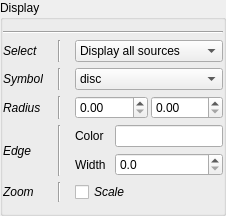
                    <widget class="QGroupBox" name="toolBox">
                     <property name="title">
                      <string>Display</string>
                     </property>
                     <layout class="QVBoxLayout" name="verticalLayout_35">
                      <property name="leftMargin">
                       <number>0</number>
                      </property>
                      <property name="rightMargin">
                       <number>0</number>
                      </property>
                      <item>
                       <widget class="Line" name="line_20">
                        <property name="minimumSize">
                         <size>
                          <width>200</width>
                          <height>0</height>
                         </size>
                        </property>
                        <property name="orientation">
                         <enum>Qt::Horizontal</enum>
                        </property>
                       </widget>
                      </item>
                      <item>
                       <layout class="QGridLayout" name="gridLayout_6">
                        <item row="4" column="3" colspan="2">
                         <widget class="QDoubleSpinBox" name="s_EdgeWidth">
                          <property name="toolTip">
                           <string>&lt;html&gt;&lt;head/&gt;&lt;body&gt;&lt;p&gt;Edge width.&lt;/p&gt;&lt;p&gt;&lt;span style=&quot; font-weight:600;&quot;&gt;Input parameter : &lt;/span&gt;&lt;span style=&quot; font-style:italic;&quot;&gt;s_edgewidth&lt;/span&gt;&lt;/p&gt;&lt;/body&gt;&lt;/html&gt;</string>
                          </property>
                          <property name="decimals">
                           <number>1</number>
                          </property>
                         </widget>
                        </item>
                        <item row="2" column="0">
                         <widget class="QLabel" name="label_32">
                          <property name="font">
                           <font>
                            <italic>true</italic>
                           </font>
                          </property>
                          <property name="text">
                           <string>Radius</string>
                          </property>
                         </widget>
                        </item>
                        <item row="1" column="0">
                         <widget class="QLabel" name="label_28">
                          <property name="font">
                           <font>
                            <italic>true</italic>
                           </font>
                          </property>
                          <property name="text">
                           <string>Symbol</string>
                          </property>
                         </widget>
                        </item>
                        <item row="1" column="2" colspan="3">
                         <widget class="QComboBox" name="s_Symbol">
                          <property name="toolTip">
                           <string>&lt;html&gt;&lt;head/&gt;&lt;body&gt;&lt;p&gt;Change sources symbol&lt;/p&gt;&lt;p&gt;&lt;span style=&quot; font-weight:600;&quot;&gt;Input parameter : &lt;/span&gt;&lt;span style=&quot; font-style:italic;&quot;&gt;s_symbol&lt;/span&gt;&lt;/p&gt;&lt;/body&gt;&lt;/html&gt;</string>
                          </property>
                          <item>
                           <property name="text">
                            <string>disc</string>
                           </property>
                          </item>
                          <item>
                           <property name="text">
                            <string>arrow</string>
                           </property>
                          </item>
                          <item>
                           <property name="text">
                            <string>ring</string>
                           </property>
                          </item>
                          <item>
                           <property name="text">
                            <string>clobber</string>
                           </property>
                          </item>
                          <item>
                           <property name="text">
                            <string>square</string>
                           </property>
                          </item>
                          <item>
                           <property name="text">
                            <string>diamond</string>
                           </property>
                          </item>
                          <item>
                           <property name="text">
                            <string>vbar</string>
                           </property>
                          </item>
                          <item>
                           <property name="text">
                            <string>hbar</string>
                           </property>
                          </item>
                          <item>
                           <property name="text">
                            <string>cross</string>
                           </property>
                          </item>
                          <item>
                           <property name="text">
                            <string>tailed_arrow</string>
                           </property>
                          </item>
                          <item>
                           <property name="text">
                            <string>x</string>
                           </property>
                          </item>
                          <item>
                           <property name="text">
                            <string>triangle_up</string>
                           </property>
                          </item>
                          <item>
                           <property name="text">
                            <string>triangle_down</string>
                           </property>
                          </item>
                         </widget>
                        </item>
                        <item row="4" column="2">
                         <widget class="QLabel" name="label_20">
                          <property name="text">
                           <string>Width</string>
                          </property>
                         </widget>
                        </item>
                        <item row="3" column="3" colspan="2">
                         <widget class="QLineEdit" name="s_EdgeColor">
                          <property name="toolTip">
                           <string>&lt;html&gt;&lt;head/&gt;&lt;body&gt;&lt;p&gt;Edge color (&lt;span style=&quot; font-style:italic;&quot;&gt;if edge width is not 0.&lt;/span&gt;)&lt;/p&gt;&lt;p&gt;&lt;span style=&quot; font-weight:600;&quot;&gt;Input parameter : &lt;/span&gt;&lt;span style=&quot; font-style:italic;&quot;&gt;s_edgecolor&lt;/span&gt;&lt;/p&gt;&lt;/body&gt;&lt;/html&gt;</string>
                          </property>
                         </widget>
                        </item>
                        <item row="3" column="2">
                         <widget class="QLabel" name="label_17">
                          <property name="text">
                           <string>Color</string>
                          </property>
                         </widget>
                        </item>
                        <item row="3" column="0" rowspan="2">
                         <widget class="QLabel" name="label_31">
                          <property name="font">
                           <font>
                            <italic>true</italic>
                           </font>
                          </property>
                          <property name="text">
                           <string>Edge</string>
                          </property>
                         </widget>
                        </item>
                        <item row="2" column="2" colspan="3">
                         <widget class="QWidget" name="widget_9" native="true">
                          <layout class="QHBoxLayout" name="horizontalLayout_91">
                           <property name="spacing">
                            <number>3</number>
                           </property>
                           <property name="margin">
                            <number>0</number>
                           </property>
                           <item>
                            <widget class="QDoubleSpinBox" name="s_radiusMin">
                             <property name="toolTip">
                              <string>&lt;html&gt;&lt;head/&gt;&lt;body&gt;&lt;p&gt;Minimum radius for the sources.&lt;/p&gt;&lt;p&gt;&lt;span style=&quot; font-weight:600;&quot;&gt;Input parameter : &lt;/span&gt;&lt;span style=&quot; font-style:italic;&quot;&gt;s_radiusmin&lt;/span&gt;&lt;/p&gt;&lt;/body&gt;&lt;/html&gt;</string>
                             </property>
                            </widget>
                           </item>
                           <item>
                            <widget class="QDoubleSpinBox" name="s_radiusMax">
                             <property name="toolTip">
                              <string>&lt;html&gt;&lt;head/&gt;&lt;body&gt;&lt;p&gt;Maximum radius for the sources.&lt;/p&gt;&lt;p&gt;&lt;span style=&quot; font-weight:600;&quot;&gt;Input parameter : &lt;/span&gt;&lt;span style=&quot; font-style:italic;&quot;&gt;s_radiusmax&lt;/span&gt;&lt;/p&gt;&lt;/body&gt;&lt;/html&gt;</string>
                             </property>
                            </widget>
                           </item>
                          </layout>
                         </widget>
                        </item>
                        <item row="2" column="1">
                         <widget class="Line" name="line_24">
                          <property name="minimumSize">
                           <size>
                            <width>20</width>
                            <height>0</height>
                           </size>
                          </property>
                          <property name="orientation">
                           <enum>Qt::Vertical</enum>
                          </property>
                         </widget>
                        </item>
                        <item row="3" column="1" rowspan="2">
                         <widget class="Line" name="line_23">
                          <property name="minimumSize">
                           <size>
                            <width>20</width>
                            <height>0</height>
                           </size>
                          </property>
                          <property name="orientation">
                           <enum>Qt::Vertical</enum>
                          </property>
                         </widget>
                        </item>
                        <item row="1" column="1">
                         <widget class="Line" name="line_25">
                          <property name="minimumSize">
                           <size>
                            <width>20</width>
                            <height>0</height>
                           </size>
                          </property>
                          <property name="orientation">
                           <enum>Qt::Vertical</enum>
                          </property>
                         </widget>
                        </item>
                        <item row="5" column="1">
                         <widget class="Line" name="line_51">
                          <property name="minimumSize">
                           <size>
                            <width>20</width>
                            <height>0</height>
                           </size>
                          </property>
                          <property name="orientation">
                           <enum>Qt::Vertical</enum>
                          </property>
                         </widget>
                        </item>
                        <item row="5" column="0">
                         <widget class="QLabel" name="label_114">
                          <property name="font">
                           <font>
                            <italic>true</italic>
                           </font>
                          </property>
                          <property name="text">
                           <string>Zoom</string>
                          </property>
                         </widget>
                        </item>
                        <item row="5" column="2" colspan="3">
                         <widget class="QCheckBox" name="s_Scaling">
                          <property name="font">
                           <font>
                            <italic>true</italic>
                           </font>
                          </property>
                          <property name="toolTip">
                           <string>&lt;html&gt;&lt;head/&gt;&lt;body&gt;&lt;p&gt;&lt;span style=&quot; font-style:normal;&quot;&gt;Set if sources have to be rescaled on zoom (&lt;/span&gt;you will need to change the minimum &amp;amp; maximum radius&lt;span style=&quot; font-style:normal;&quot;&gt;).&lt;/span&gt;&lt;/p&gt;&lt;p&gt;&lt;span style=&quot; font-weight:600;&quot;&gt;Input parameter : &lt;/span&gt;s_scaling&lt;/p&gt;&lt;/body&gt;&lt;/html&gt;</string>
                          </property>
                          <property name="text">
                           <string>Scale</string>
                          </property>
                         </widget>
                        </item>
                        <item row="6" column="2" colspan="3">
                         <spacer name="horizontalSpacer_28">
                          <property name="orientation">
                           <enum>Qt::Horizontal</enum>
                          </property>
                          <property name="sizeHint" stdset="0">
                           <size>
                            <width>40</width>
                            <height>0</height>
                           </size>
                          </property>
                         </spacer>
                        </item>
                        <item row="0" column="1">
                         <widget class="Line" name="line_28">
                          <property name="minimumSize">
                           <size>
                            <width>20</width>
                            <height>0</height>
                           </size>
                          </property>
                          <property name="orientation">
                           <enum>Qt::Vertical</enum>
                          </property>
                         </widget>
                        </item>
                        <item row="0" column="0">
                         <widget class="QLabel" name="label_27">
                          <property name="font">
                           <font>
                            <italic>true</italic>
                           </font>
                          </property>
                          <property name="text">
                           <string>Select</string>
                          </property>
                         </widget>
                        </item>
                        <item row="0" column="2" colspan="3">
                         <widget class="QComboBox" name="_sourcesPickdisp">
                          <property name="toolTip">
                           <string>&lt;html&gt;&lt;head/&gt;&lt;body&gt;&lt;p&gt;Hide or display sources. Specify if you want to keep only sources in the left or right hemisphere or sources that are either inside or outside the brain volume.&lt;/p&gt;&lt;/body&gt;&lt;/html&gt;</string>
                          </property>
                          <item>
                           <property name="text">
                            <string>Display all sources</string>
                           </property>
                          </item>
                          <item>
                           <property name="text">
                            <string>Hide all sources</string>
                           </property>
                          </item>
                          <item>
                           <property name="text">
                            <string>Left hemisphere</string>
                           </property>
                          </item>
                          <item>
                           <property name="text">
                            <string>Right hemisphere</string>
                           </property>
                          </item>
                          <item>
                           <property name="text">
                            <string>Inside the brain</string>
                           </property>
                          </item>
                          <item>
                           <property name="text">
                            <string>Outside the brain</string>
                           </property>
                          </item>
                         </widget>
                        </item>
                       </layout>
                      </item>
                     </layout>
                    </widget>
